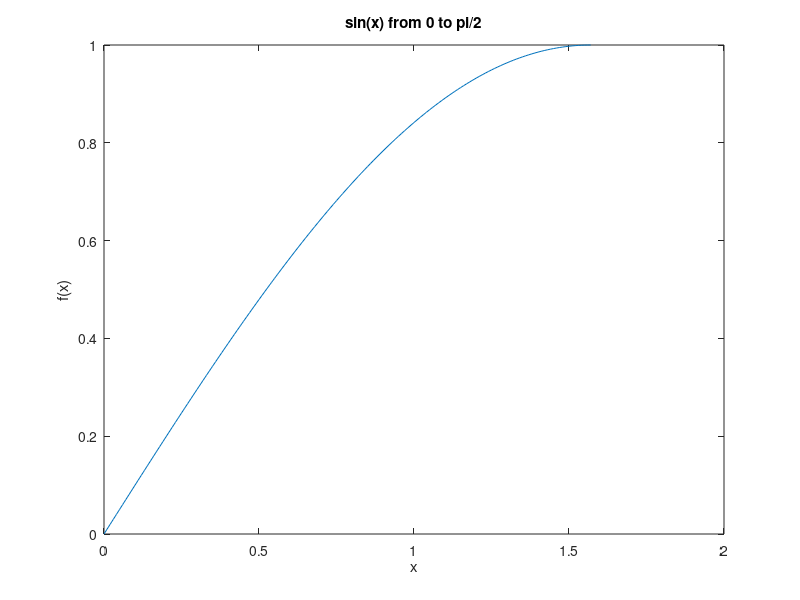

Here is the MATLAB script that generated this plot: (Note: this script raises an error after producing the figure.)
a = 0;
b = pi/2; 
x = a:0.01:b;
exp = sin(x);
f = @(x)sin(x);         % passing function to a function ,i.e function handle
plot(x,exp);
title('sin(x) from 0 to pi/2');
xlabel('x');
ylabel('f(x)');
I = montecarlointegral(f,a,b,max(exp))